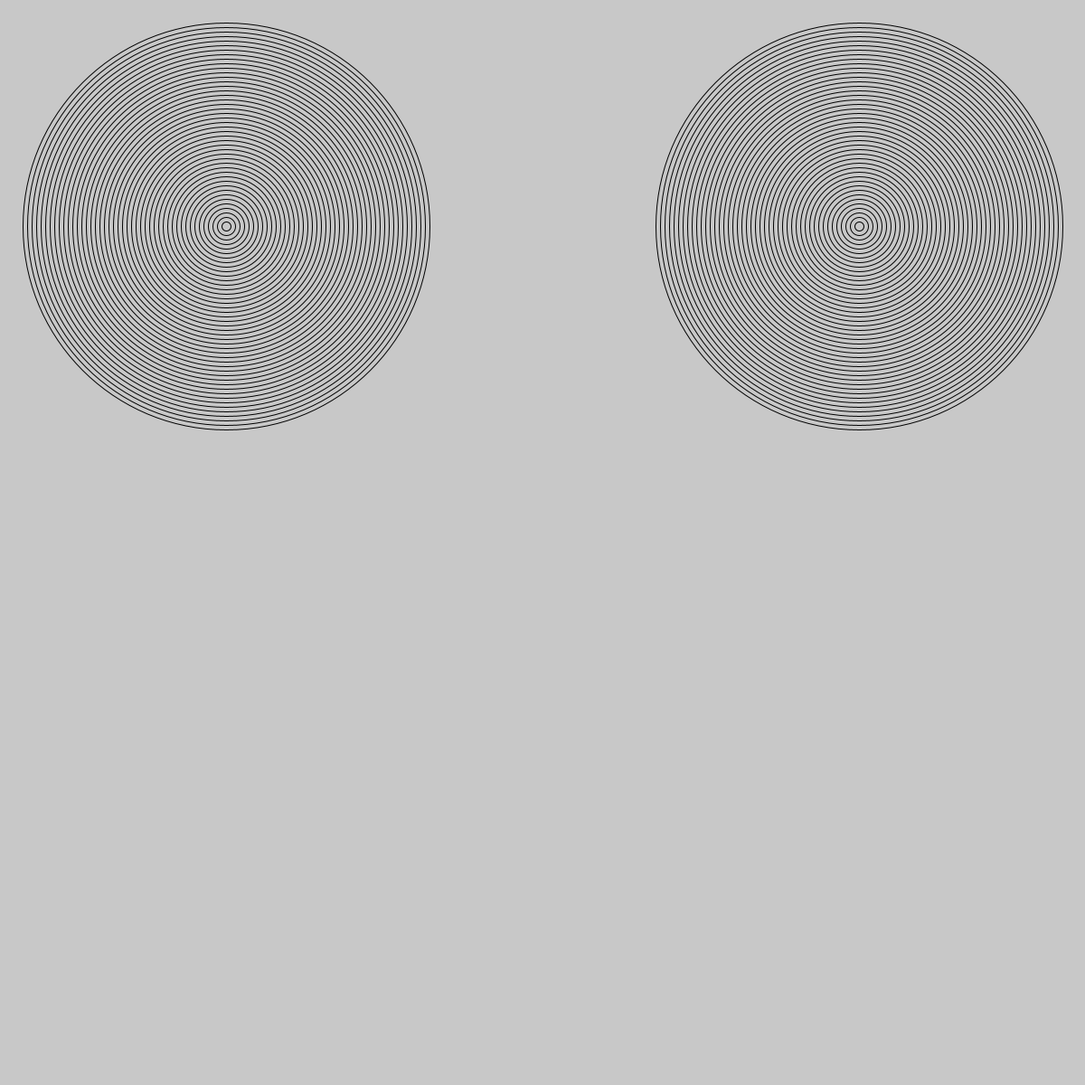
Frame 1 (no input)
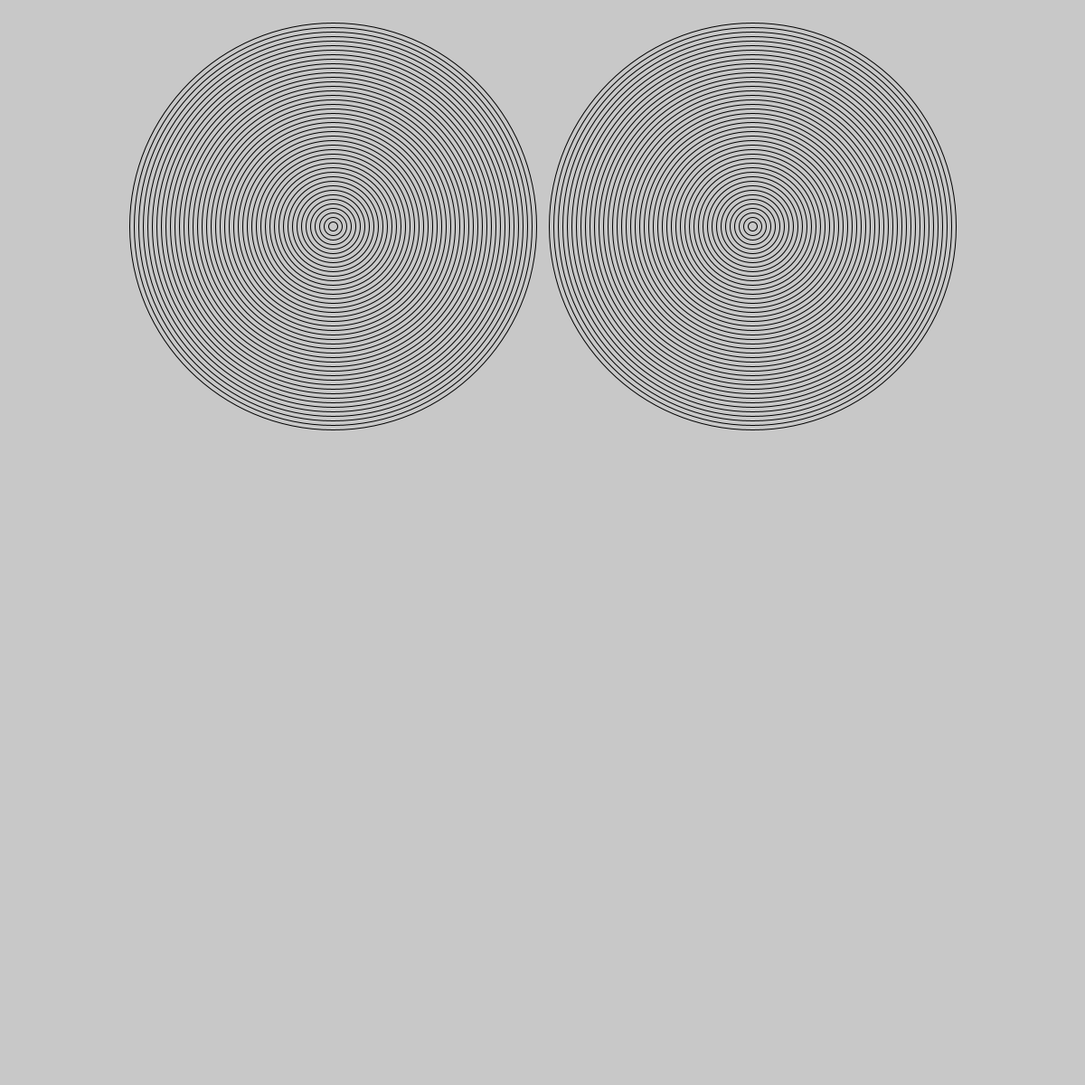
Frame 60 (the mouse pressed at the canvas centre just before this capture)
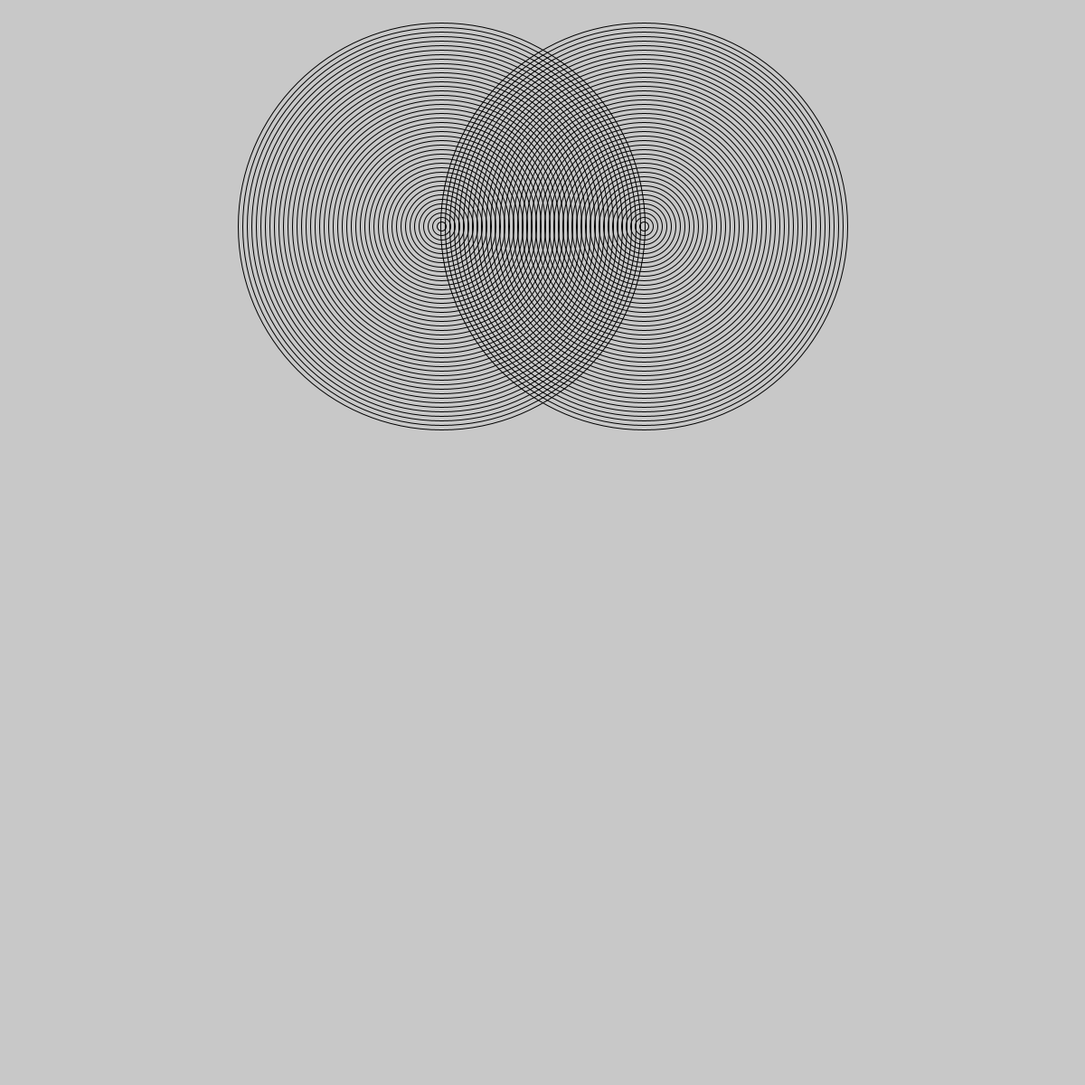
Frame 120 (the mouse held since frame 60 and released just before this capture)

The Processing sketch that drew these frames (run headless with seeded random() and noise(); from frame 60 on, the mouse is pressed at the canvas centre):

// Processing sketch: amazing_rings
// ── amazing_rings.pde

  /*** Go to the recipe to run the demonstration before starting this program ***/

void setup() {
  /* Set the size of your sketch to be a rectangle like in the recipe demonstration */
  size(1200, 1200);
  /* Call the noFill() command so all the ellipses will be transparent */
  noFill();
}
 int x = 250;
         int speed = 2;
         int x2 = 950;

void draw() {
        background(200, 200, 200);
        /* Use a for loop to make the first set of rings that will start in the left half of the window
        (you can use the code from your Bullseye program).*/          
        for(int circles = 45; circles > 0; circles--) {
   
  
  
    ellipse(x,250,circles * 10, circles * 10); 
    
  //Use an if statement and modulo to alternate the color of your rings.
  
    }
        
        /*Make this set of rings move across the sketch to the right 
        Hint: make two variables, one for x and another for the speed. 
        Then increase x by the amount in speed */
        x = x  + speed;
        /*When the rings reach the right side of the sketch, reverse the direction so they move
        Hint: speed = -speed */
        if(x == 600) {
        speed = -speed;
        }
        /*When the rings reach the left side of the sketch, reverse the direction again */
        if(x == 250) {
          speed = -speed; 
        }
         
 //CHALLENGE - to finish the Amazing Rings 
 
        /*Add another for loop to draw the second set of rings that will start in the right half of the window */
        for(int circlesTwo =45; circlesTwo > 0; circlesTwo--) {
   
  
  
    ellipse(x2,250,circlesTwo * 10, circlesTwo * 10); 
    
  //Use an if statement and modulo to alternate the color of your rings.
  
    }
        x2 = x2 - speed;
      
        if(x >= 950){
          speed = -speed;
        }
        if(x <= 250){
          speed = -speed;
        }
        /*Make this set of rings move in the opposite direction to the other rings 
        These rings must also "bounce" off the sides of the window.*/
        
}
